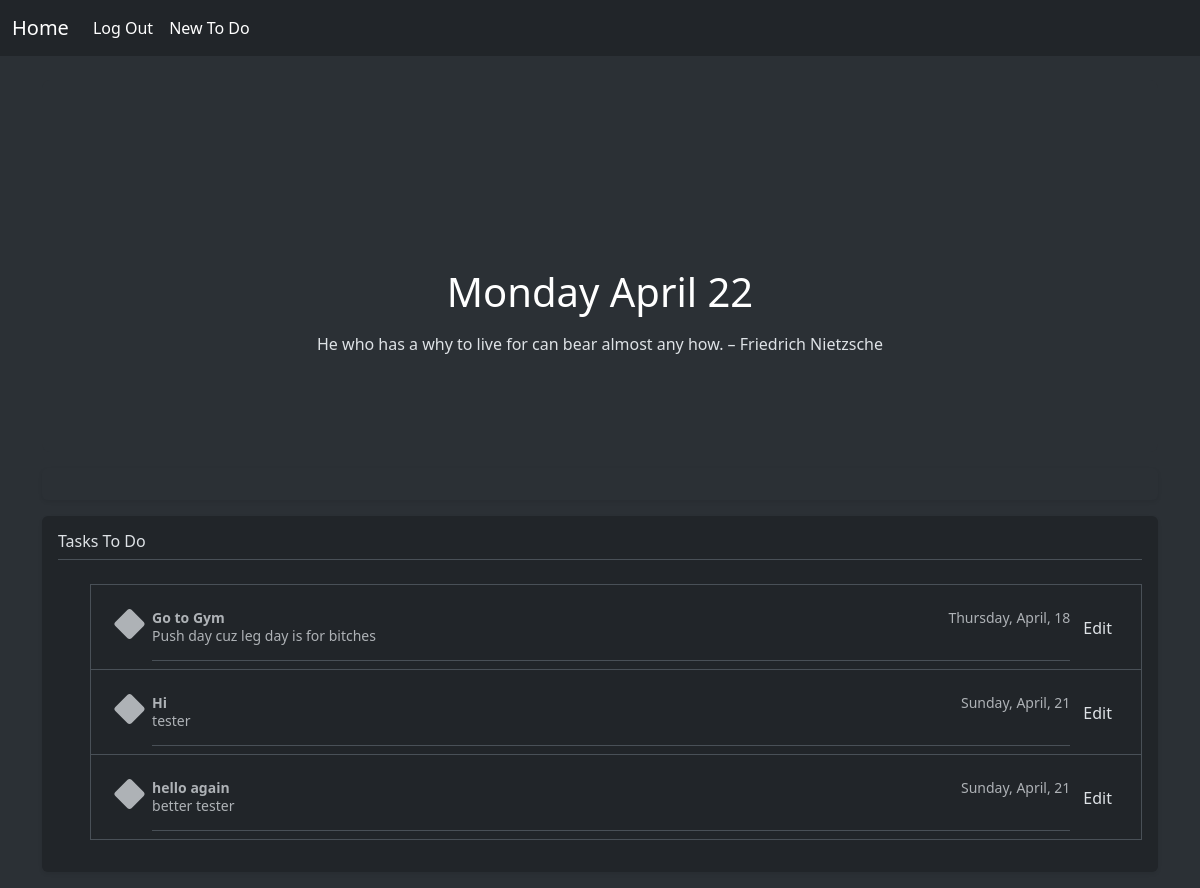
Page / (signed in) on the committed database.
### main.py (models this page shows)
class Todo(database.Model):
    __tablename__ = "todo"
    id = database.Column(database.Integer, primary_key=True)
    title = database.Column(database.String, unique=False, nullable=False)
    description = database.Column(database.String(150), nullable=False)
    date_created = database.Column(database.String, nullable=False)
    account_id = database.Column(database.Integer, database.ForeignKey('account.id'))

### main.py (the view)
@app.route('/')
def home():
    todos = Todo.query.all()
    global current_quote
    if current_quote is None:
        gen_quote()
    return render_template('home.html', current_date_time=FORMAT_TIME, quote=current_quote, all_tasks=todos, user=current_user)

### main.py (called while the page is built)
@login_manager.user_loader
def load_user(account_id):
    return Account.query.get(account_id)

### templates/home.html (shortened to what this page needs)
{% extends 'base.html' %}
{% block content %}
<div class="container">
  <div class="p-5 text-center bg-body-tertiary rounded-3">
    <svg class="bi mt-4 mb-3" style="color: var(--bs-indigo);" width="100" height="100"><use xlink:href="#bootstrap"></use></svg>
    <h1 class="text-body-emphasis"> {{ current_date_time }} </h1>
    <div class="d-inline-flex gap-2 mb-5">
      {{ quote }}
    </div>
  </div>
</div>
<body class="bg-body-tertiary">
<main class="container">
  <div class="d-flex align-items-center p-3 my-3 text-white bg-purple rounded shadow-sm">
  </div>
  <div class="my-3 p-3 bg-body rounded shadow-sm">
    <h6 class="border-bottom pb-2 mb-0">Tasks To Do</h6>
    <br>
      <div class="list-group">
       <ul id="sortable">
         {% for task in all_tasks %}
         {% if task.account_id == current_user.id %}
           <li class="list-group-item">
         <div class="d-flex text-body-secondary pt-3">
                <svg xmlns="http://www.w3.org/2000/svg" width="50" height="30" fill="currentColor" class="bi bi-diamond-fill" viewBox="0 0 16 16">
  <path fill-rule="evenodd" d="M6.95.435c.58-.58 1.52-.58 2.1 0l6.515 6.516c.58.58.58 1.519 0 2.098L9.05 15.565c-.58.58-1.519.58-2.098 0L.435 9.05a1.48 1.48 0 0 1 0-2.098z"/>
</svg>
            <div class="pb-3 mb-0 small lh-sm border-bottom w-100">
              <div class="d-flex justify-content-between">
                <strong class="text-gray-dark">{{ task.title }}</strong>
                <span>{{ task.date_created }}</span>
              </div>
              <span class="d-block">{{ task.description }}</span>
            </div>
             <a class="btn btn primary" href="{{ url_for('edit', todo_id=task.id) }}" >Edit</a>
         </div>
          </li>
          {% endif %}
           {% endfor %}
       </ul>
    </div>
  </div>
</main>
</body>
{% endblock %}

### templates/base.html (shortened to what this page needs)
<!DOCTYPE html>
<html lang="en" data-bs-theme="dark">
<head>
    <link href="https://cdn.jsdelivr.net/npm/bootstrap@5.3.3/dist/css/bootstrap.min.css" rel="stylesheet">
</head>
<body>
<nav class="navbar navbar-expand-md navbar-dark bg-dark mb-4">
  <div class="container-fluid">
    <a class="navbar-brand" href="{{ url_for('home') }}">Home</a>
    <div class="navbar-collapse collapse" id="navbarCollapse" style="">
      <ul class="navbar-nav me-auto mb-2 mb-md-0">
          {% if current_user.is_authenticated %}
        <li class="nav-item">
          <a class="nav-link active" href="{{ url_for('logout') }}">Log Out</a>
        </li>
          {% endif %}
          {% if current_user.is_authenticated %}
      <li class="nav-item">
        <a class="nav-link active" aria-current="page" href="{{ url_for('create_task') }}">New To Do</a>
      </li>
          {% endif %}
      </ul>
    </div>
  </div>
</nav>
{% block content %}
{% endblock %}
</body>
</html>

### rows in the picture
Todo: title "Go to Gym", date_created "Thursday, April, 18", description "Push day cuz leg day is for bitches"
Todo: title "Hi", date_created "Sunday, April, 21", description "tester"
Todo: title "hello again", date_created "Sunday, April, 21", description "better tester"

### other values in the picture
{{ current_date_time }} "Monday April 22"
{{ quote }} "He who has a why to live for can bear almost any how. – Friedrich Nietzsche"
